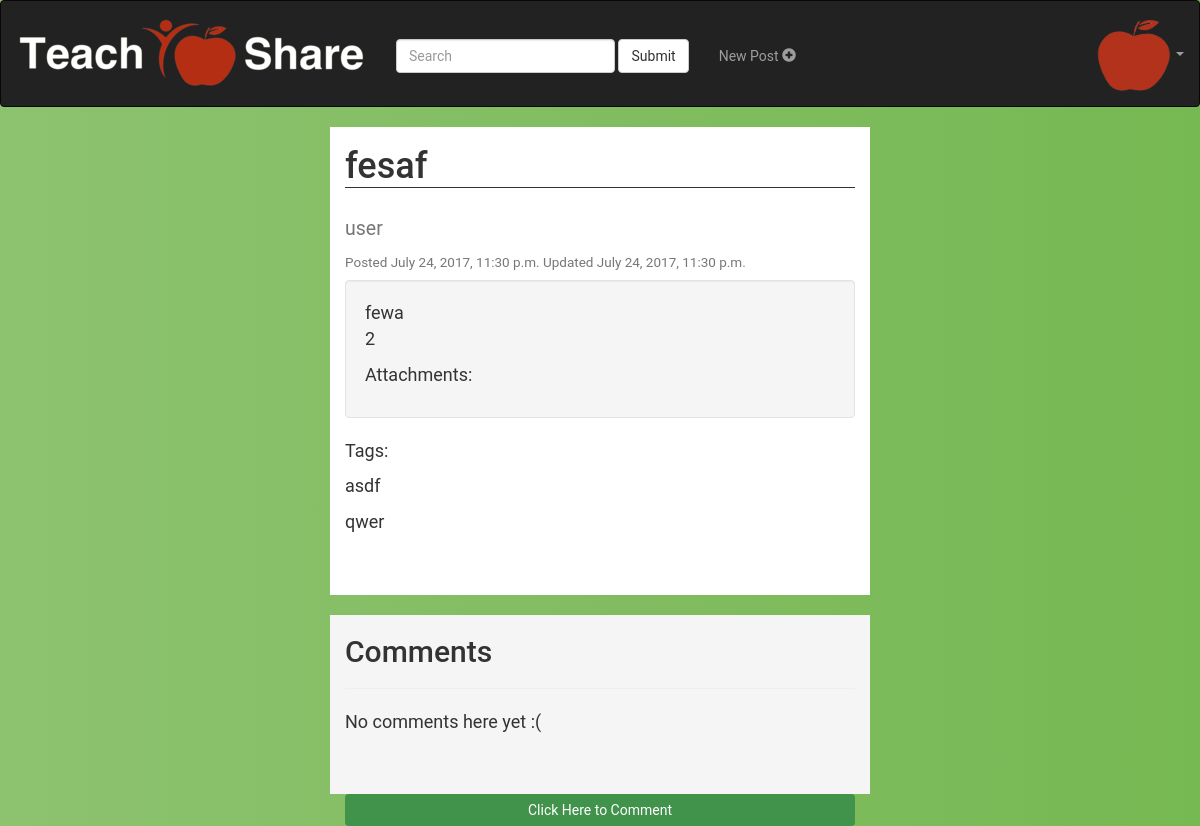
Page /account/detail/2/ on the earlier database version.
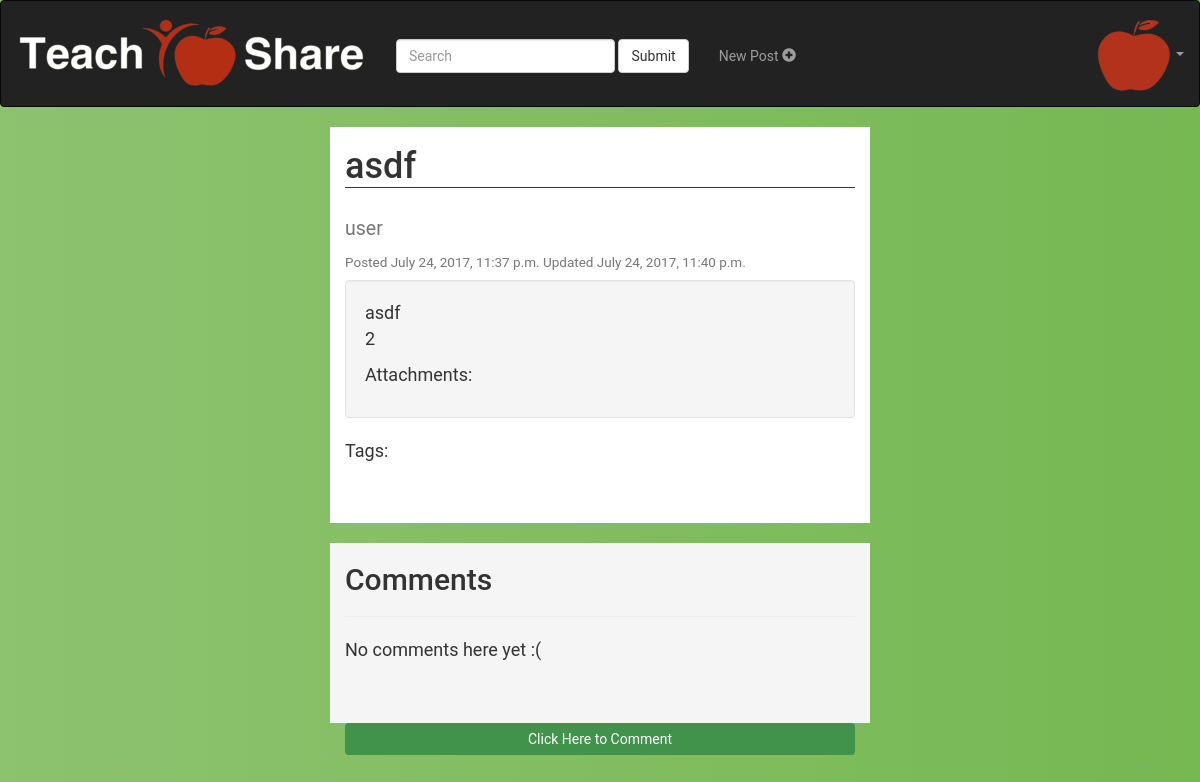
Same page on the later database version.
### accounts/models.py (models this page shows)
class Post(models.Model):
	user = models.ForeignKey(settings.AUTH_USER_MODEL, default=1)
	title = models.CharField(max_length=100, default='')
	user = models.CharField(max_length=100, default='')
	content = models.TextField(default="")
	updated = models.DateTimeField(auto_now=True, auto_now_add=False)
	likes = models.IntegerField(default=0)
	timestamp = models.DateTimeField(auto_now=False, auto_now_add= True)

class Tag(models.Model):
	tag = models.CharField(max_length=100,default='')
	post = models.ForeignKey(Post, related_name='tags', on_delete=models.CASCADE)

### accounts/views.py (the view, shortened to what this page needs)
# urls.py: url(r'^detail/(?P<id>\d+)/$', views.post_detail, name='post_detail' ),
def post_detail(request, id= None):
	instance = get_object_or_404(Post, id=id)
	files = []
	images = []
	context = {
		"title": instance.title,
		"instance": instance,
		"tags": instance.tags.all(),
		"files": files,
		"images": images,
	}
	return render(request,'accounts/post_detail.html',context)

### accounts/templates/accounts/post_detail.html (shortened to what this page needs)
<!DOCTYPE html>
<html>
<head>
{% load static %}
<link rel="stylesheet" href="https://maxcdn.bootstrapcdn.com/bootstrap/3.3.7/css/bootstrap.min.css">
<link rel="stylesheet" href={% static 'accounts/post_detail.css'%} type = "text/css">
</head>
<body>
<nav class="navbar navbar-inverse ">
	<div class="container-fluid">
		<div class="navbar-header">
			<a class="navbar-brand" href="/account/dashboard">
				<img src="{% static "accounts/tslogo.png" %}" alt="TSLogo"/>
			</a>
		</div>
		<form class="navbar-form navbar-left nav-searchpad">
			<div class="form-group">
				<input type="text" class="form-control" placeholder="Search">
			</div>
			<button type="submit" class="btn btn-default">Submit</button>
		</form>
		<ul class="nav navbar-nav nav-navitems">
			<li><a href="/account/create/">
				<p>New Post <span class="glyphicon glyphicon-plus-sign"></span> </p>
				</a>
			</li>
		</ul>
		<ul class="nav navbar-nav navbar-right">
			<li class="dropdown">
				<a class="dropdown-toggle" data-toggle="dropdown" >
					<img src="{% static "accounts/applelogo.png" %}" alt="TSLogo"/>
				<span class="caret"></span></a>
			</li>
		</ul>
	</div>
</nav>
<div class="container">
	<h1> {{ title }} </h1>
	<h2><small>{{instance.user}}</small></h2>
	<h4><small>Posted {{instance.timestamp}} Updated {{instance.updated}}
	</small></h4>
	<div class="well">
		<p>
			{{instance.content}}</br>
			{{instance.id}}</br>
		</p>
		<p>Attachments:
		</p>
	</div>
	<p>Tags:
		{% if tags %}
			{% for tag in tags %}
				<p>{{tag.tag}}</p>
			{% endfor %}
		{% endif %}
	</p>
</div>
<div class="container container-comments">
	<h2>Comments</h2>
	<hr>
	{% for comment in instance.comments.all %}
		<div class="comment">
			<h4><small>Author: {{comment.user}} Time Posted: {{comment.timestamp}}</small></h4>
			<div class="well well-comments">
				<p>{{ comment.text|linebreaks }}</p>
			</div>
		</div>
		{% empty %}
		<p>No comments here yet :(</p>
	{% endfor %}
</div>
	<div class="container-commenting">
		<button type="button" class="btn btn-primary btn-block" data-toggle="collapse" data-target="#comment">Click Here to Comment</button>
  </div>
</body>
</html>

Differences in the rows shown:
no longer on this page (row edited): Tag: tag "asdf"
removed Tag: tag "qwer"
changed Post "user": title "fesaf" → "asdf"; timestamp "July 24, 2017, 11:30 p.m." → "July 24, 2017, 11:37 p.m."; updated "July 24, 2017, 11:30 p.m." → "July 24, 2017, 11:40 p.m."; content "fewa" → "asdf"
